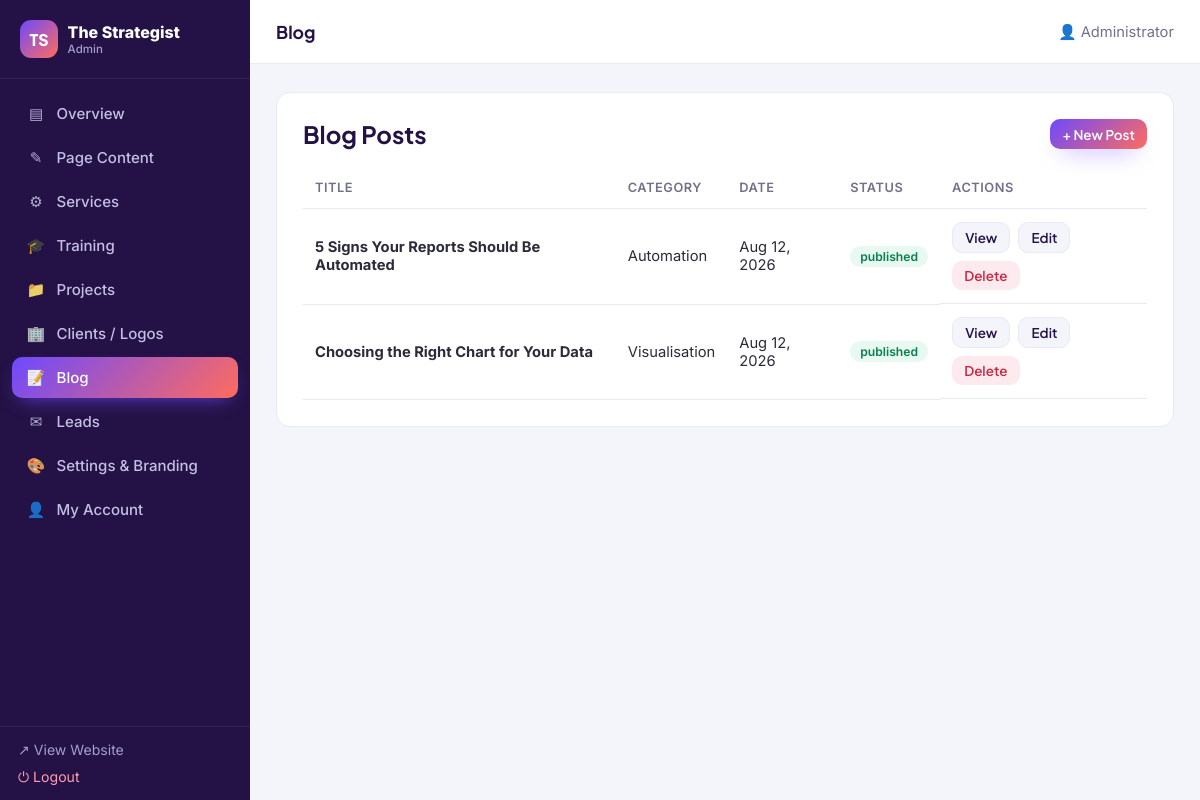
Screenshot of /admin/blog.php (signed in) with the database file from the repository.
### tables this page shows
CREATE TABLE IF NOT EXISTS `blog_posts` (
  `id`          INT AUTO_INCREMENT PRIMARY KEY,
  `title`       VARCHAR(200) NOT NULL,
  `slug`        VARCHAR(220) NOT NULL UNIQUE,
  `excerpt`     TEXT,
  `content`     MEDIUMTEXT,
  `image_url`   TEXT,
  `author`      VARCHAR(120) DEFAULT 'The Strategist',
  `category`    VARCHAR(80)  DEFAULT 'Insights',
  `status`      VARCHAR(20)  NOT NULL DEFAULT 'published',  
  `published_at`DATETIME     NOT NULL DEFAULT CURRENT_TIMESTAMP
);

### includes/functions.php (called while the page is built, shortened)
<?php
require_once __DIR__ . '/../config/db.php';
function e($v) { return htmlspecialchars((string)$v, ENT_QUOTES, 'UTF-8'); }
function base_url() {
    $https  = (!empty($_SERVER['HTTPS']) && $_SERVER['HTTPS'] !== 'off');
    $scheme = $https ? 'https' : 'http';
    $host   = $_SERVER['HTTP_HOST'] ?? 'localhost';
    $dir = str_replace('\\', '/', dirname($_SERVER['SCRIPT_NAME'] ?? '/'));
    $dir = rtrim($dir, '/');
    if (substr($dir, -6) === '/admin') $dir = substr($dir, 0, -6);
    return $scheme . '://' . $host . $dir;
}
function url($path = '') { return base_url() . '/' . ltrim($path, '/'); }
function all_settings() {
    static $cache = null;
    if ($cache === null) {
        $cache = [];
        foreach (fetchAll('SELECT skey, svalue FROM settings') as $r) {
            $cache[$r['skey']] = $r['svalue'];
        }
    }
    return $cache;
}
function setting($key, $default = '') {
    $s = all_settings();
    return array_key_exists($key, $s) && $s[$key] !== null && $s[$key] !== '' ? $s[$key] : $default;
}

### config/db.php (called while the page is built, shortened)
<?php
function db() {
    static $pdo = null;
    if ($pdo === null) {
        $dsn = 'mysql:host=' . DB_HOST . ';dbname=' . DB_NAME . ';charset=utf8mb4';
        try {
            $pdo = new PDO($dsn, DB_USER, DB_PASS, [
                PDO::ATTR_ERRMODE            => PDO::ERRMODE_EXCEPTION,
                PDO::ATTR_DEFAULT_FETCH_MODE => PDO::FETCH_ASSOC,
                PDO::ATTR_EMULATE_PREPARES   => false,
            ]);
        } catch (PDOException $e) {
            if (DEBUG) {
                die('Database connection failed: ' . htmlspecialchars($e->getMessage())
                    . '<br><br>Edit <code>config/config.php</code> with your database details, '
                    . 'and make sure you have imported <code>config/schema.sql</code>.');
            }
            die('The site is temporarily unavailable. Please try again later.');
        }
    }
    return $pdo;
}
function q($sql, $params = []) {
    $st = db()->prepare($sql);
    $st->execute($params);
    return $st;
}
function fetch1($sql, $params = []) { return q($sql, $params)->fetch(); }
function fetchAll($sql, $params = []) { return q($sql, $params)->fetchAll(); }

### admin/auth.php (called while the page is built, shortened)
<?php
require_once __DIR__ . '/../includes/functions.php';
function is_logged_in() { return !empty($_SESSION['admin_id']); }
function current_admin() {
    static $a = null;
    if ($a === null) $a = fetch1('SELECT * FROM admin_users WHERE id = ?', [$_SESSION['admin_id']]);
    return $a;
}
function csrf_token() {
    return $_SESSION['acsrf'];
}

### admin/blog.php (the view, shortened to what this page needs)
<?php
require_once __DIR__ . '/layout.php';
$action = $_GET['action'] ?? 'list';
$id = (int)($_GET['id'] ?? 0);
$editing = $action === 'edit' && $id ? fetch1('SELECT * FROM blog_posts WHERE id=?', [$id]) : null;
$isForm = ($action === 'new' || $editing);
admin_header('blog.php');
?>
<?php if ($isForm): $s = $editing ?: ['title'=>'','slug'=>'','excerpt'=>'','content'=>'','image_url'=>'','author'=>'The Strategist','category'=>'Insights','status'=>'published']; ?>
<div class="panel">
  <div class="panel-head"><h2><?= $editing?'Edit':'New' ?> Blog Post</h2><a class="btn btn-light btn-sm" href="<?= e(url('admin/blog.php')) ?>">← Back</a></div>
  <form method="post" action="<?= e(url('admin/blog.php' . ($editing?'?action=edit&id='.$id:''))) ?>">
    <?= csrf_field() ?>
    <div class="field"><label>Title</label><input type="text" name="title" value="<?= e($s['title']) ?>" required></div>
    <div class="grid-2c">
      <div class="field"><label>URL slug <span class="tip">(leave blank to auto-generate)</span></label><input type="text" name="slug" value="<?= e($s['slug']) ?>"></div>
      <div class="field"><label>Category</label><input type="text" name="category" value="<?= e($s['category']) ?>"></div>
    </div>
    <div class="field"><label>Short summary <span class="tip">(shown on the blog list)</span></label><textarea name="excerpt" rows="2"><?= e($s['excerpt']) ?></textarea></div>
    <div class="field img-field"><label>Cover image link <span class="tip">(Drive/OneDrive)</span></label>
      <input type="text" name="image_url" value="<?= e($s['image_url']) ?>" data-preview="#pv" placeholder="Paste Google Drive / OneDrive link">
      <div class="preview" id="pv"></div>
    </div>
    <div class="field"><label>Content <span class="tip">(HTML allowed: &lt;p&gt;, &lt;h2&gt;, &lt;ul&gt;, &lt;img&gt;…)</span></label>
      <textarea name="content" rows="12"><?= e($s['content']) ?></textarea></div>
    <div class="grid-2c">
      <div class="field"><label>Author</label><input type="text" name="author" value="<?= e($s['author']) ?>"></div>
      <div class="field"><label>Status</label><select name="status">
        <option value="published" <?= $s['status']==='published'?'selected':'' ?>>Published (visible)</option>
        <option value="draft" <?= $s['status']==='draft'?'selected':'' ?>>Draft (hidden)</option>
      </select></div>
    </div>
    <div class="form-actions"><button class="btn btn-primary">Save Post</button></div>
  </form>
</div>
<?php else: $rows = fetchAll('SELECT * FROM blog_posts ORDER BY published_at DESC'); ?>
<div class="panel">
  <div class="panel-head"><h2>Blog Posts</h2><a class="btn btn-primary btn-sm" href="<?= e(url('admin/blog.php?action=new')) ?>">+ New Post</a></div>
  <table class="tbl">
    <thead><tr><th>Title</th><th>Category</th><th>Date</th><th>Status</th><th>Actions</th></tr></thead>
    <tbody>
    <?php if ($rows): foreach ($rows as $r): ?>
      <tr>
        <td><b><?= e($r['title']) ?></b></td>
        <td><?= e($r['category']) ?></td>
        <td><?= e(date('M j, Y', strtotime($r['published_at']))) ?></td>
        <td><span class="badge badge-<?= $r['status']==='published'?'on':'read' ?>"><?= e($r['status']) ?></span></td>
        <td class="actions">
          <a class="btn btn-light btn-sm" href="<?= e(url('blog-single.php?slug='.urlencode($r['slug']))) ?>" target="_blank">View</a>
          <a class="btn btn-light btn-sm" href="<?= e(url('admin/blog.php?action=edit&id='.$r['id'])) ?>">Edit</a>
          <a class="btn btn-danger btn-sm" href="<?= e(url('admin/blog.php?action=delete&id='.$r['id'].'&t='.csrf_token())) ?>" onclick="return confirm('Delete this post?')">Delete</a>
        </td>
      </tr>
    <?php endforeach; else: ?><tr><td colspan="5" class="empty-row">No posts yet. Click “New Post”.</td></tr><?php endif; ?>
    </tbody>
  </table>
</div>
<?php endif; ?>
<?php admin_footer(); ?>

### admin/layout.php (shortened to what this page needs)
<?php
require_once __DIR__ . '/auth.php';
function admin_header($active = '') {
    $admin = current_admin();
    $items = [
      'index.php'    => ['Overview','▤'],
      'content.php'  => ['Page Content','✎'],
      'services.php' => ['Services','⚙'],
      'training.php' => ['Training','🎓'],
      'projects.php' => ['Projects','📁'],
      'clients.php'  => ['Clients / Logos','🏢'],
      'blog.php'     => ['Blog','📝'],
      'leads.php'    => ['Leads','✉'],
      'settings.php' => ['Settings & Branding','🎨'],
      'account.php'  => ['My Account','👤'],
    ];
    ?><!DOCTYPE html>
<html lang="en"><head>
<title>Admin — <?= e(setting('site_name')) ?></title>
<link rel="stylesheet" href="<?= e(url('admin/assets/admin.css')) ?>">
</head><body>
<div class="admin-shell">
  <aside class="sidebar" id="sidebar">
    <a class="side-brand" href="<?= e(url('admin/index.php')) ?>"><span class="brand-mark">TS</span><span><?= e(setting('site_name')) ?><small>Admin</small></span></a>
    <nav class="side-nav">
      <?php foreach ($items as $file => $it): ?>
        <a href="<?= e(url('admin/' . $file)) ?>" class="<?= $active === $file ? 'active' : '' ?>"><span class="ico"><?= $it[1] ?></span><?= e($it[0]) ?></a>
      <?php endforeach; ?>
    </nav>
    <div class="side-foot">
      <a href="<?= e(url('index.php')) ?>" target="_blank">↗ View Website</a>
      <a href="<?= e(url('admin/logout.php')) ?>" class="logout">⏻ Logout</a>
    </div>
  </aside>
  <div class="admin-main">
    <header class="admin-top">
      <div class="top-title"><?= e($items[$active][0] ?? 'Admin') ?></div>
      <div class="top-user">👤 <?= e($admin['name']) ?></div>
    </header>
    <div class="admin-content">
<?php
}
function admin_footer() {
    ?>
    </div>
  </div>
</div>
</body></html>
<?php
}

### admin/assets/admin.css (style rules this page uses)
*,*::before,*::after { box-sizing:border-box }
:root { --primary:#6C5CE7;--secondary:#00B8D4;--accent:#FF6584;--dark:#2D2A54; --ink:#2b2b3a;--muted:#71718a;--line:#e9e9f3;--bg:#f4f4fb;--card:#fff; --radius:14px;--shadow:0 12px 34px -18px rgba(45,42,84,.4); --grad:linear-gradient(135deg,var(--primary),var(--secondary)) }
body { margin:0;font-family:'Inter',system-ui,sans-serif;color:var(--ink);background:var(--bg) }
a { color:inherit;text-decoration:none }
h1,h2,h3 { font-family:'Plus Jakarta Sans',sans-serif;color:var(--dark);margin:0 0 .4em }
.brand-mark { width:38px;height:38px;border-radius:11px;background:var(--grad);color:#fff; display:grid;place-items:center;font-family:'Plus Jakarta Sans';font-weight:800 }
.admin-shell { display:flex;min-height:100vh }
.sidebar { width:250px;background:var(--dark);color:#cfcbe8;display:flex;flex-direction:column; position:fixed;inset:0 auto 0 0;z-index:40 }
.side-brand { display:flex;align-items:center;gap:.6em;padding:20px;font-weight:800;color:#fff; border-bottom:1px solid rgba(255,255,255,.08) }
.side-brand small { display:block;font-weight:500;font-size:.72rem;color:#a29ecb }
.side-nav { flex:1;padding:14px 12px;overflow-y:auto }
.side-nav a { display:flex;align-items:center;gap:.7em;padding:11px 14px;border-radius:10px; color:#c3bfe4;font-size:.94rem;font-weight:500;margin-bottom:3px }
.side-nav a .ico { width:20px;text-align:center;opacity:.9 }
.side-nav a.active { background:var(--grad);color:#fff;box-shadow:0 8px 20px -10px var(--primary) }
.side-foot { padding:14px 18px;border-top:1px solid rgba(255,255,255,.08);display:grid;gap:10px }
.side-foot a { color:#a29ecb;font-size:.88rem }
.side-foot .logout { color:#ff9db0 }
.admin-main { flex:1;margin-left:250px;min-width:0 }
.admin-top { height:64px;background:#fff;border-bottom:1px solid var(--line);display:flex;align-items:center; gap:16px;padding:0 26px;position:sticky;top:0;z-index:30 }
.admin-top .top-title { font-family:'Plus Jakarta Sans';font-weight:700;font-size:1.1rem;color:var(--dark) }
.admin-top .top-user { margin-left:auto;color:var(--muted);font-size:.92rem }
.admin-content { padding:28px 26px 60px;max-width:1100px }
.panel { background:#fff;border:1px solid var(--line);border-radius:var(--radius);padding:26px;margin-bottom:24px }
.panel-head { display:flex;align-items:center;justify-content:space-between;gap:14px;margin-bottom:18px;flex-wrap:wrap }
.panel-head h2 { margin:0 }
.btn { display:inline-flex;align-items:center;gap:.5em;padding:.7em 1.3em;border-radius:10px; font-weight:600;font-family:'Plus Jakarta Sans';cursor:pointer;border:0;font-size:.92rem;transition:.2s }
.btn-primary { background:var(--grad);color:#fff;box-shadow:0 10px 24px -12px var(--primary) }
.btn-light { background:var(--bg);color:var(--dark);border:1px solid var(--line) }
.btn-danger { background:#fdeaee;color:#c62a44 }
.btn-sm { padding:.45em .9em;font-size:.84rem }
.tbl { width:100%;border-collapse:collapse;font-size:.92rem }
.tbl th,.tbl td { text-align:left;padding:13px 12px;border-bottom:1px solid var(--line);vertical-align:middle }
.tbl th { color:var(--muted);font-weight:600;font-size:.8rem;text-transform:uppercase;letter-spacing:.04em }
.actions { display:flex;gap:8px;flex-wrap:wrap }
.badge { display:inline-block;padding:3px 10px;border-radius:999px;font-size:.76rem;font-weight:600 }
.badge-on { background:#e7f9f0;color:#0a7f52 }

### rows the page displays
blog_posts: title "5 Signs Your Reports Should Be Automated", category "Automation", published_at "Aug 12, 2026", status "published"
blog_posts: title "Choosing the Right Chart for Your Data", category "Visualisation", published_at "Aug 12, 2026", status "published"

### other values shown
setting('site_name') "The Strategist"
$it[1] "▤"
$it[0] "Overview"
$it[1] "✎"
$it[0] "Page Content"
$it[1] "⚙"
$it[0] "Services"
$it[1] "🎓"
$it[0] "Training"
$it[1] "📁"
$it[0] "Projects"
$it[1] "🏢"
$it[0] "Clients / Logos"
$it[1] "📝"
$it[0] "Blog"
